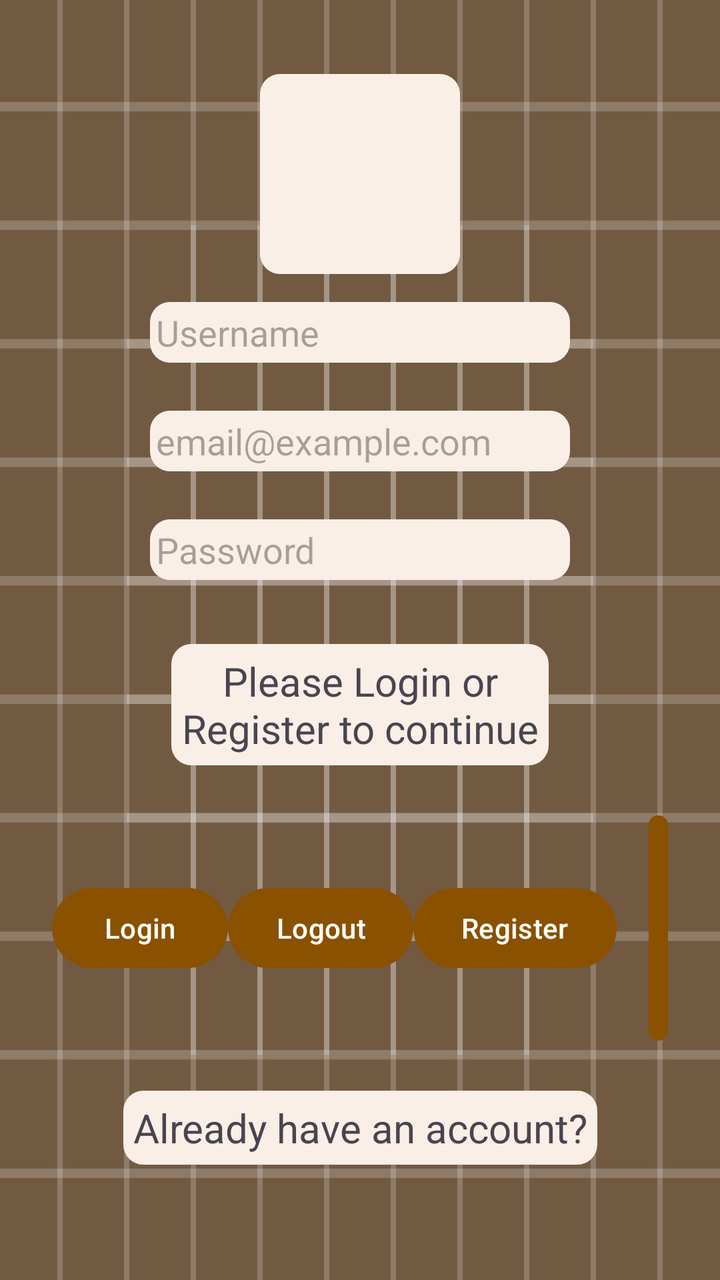
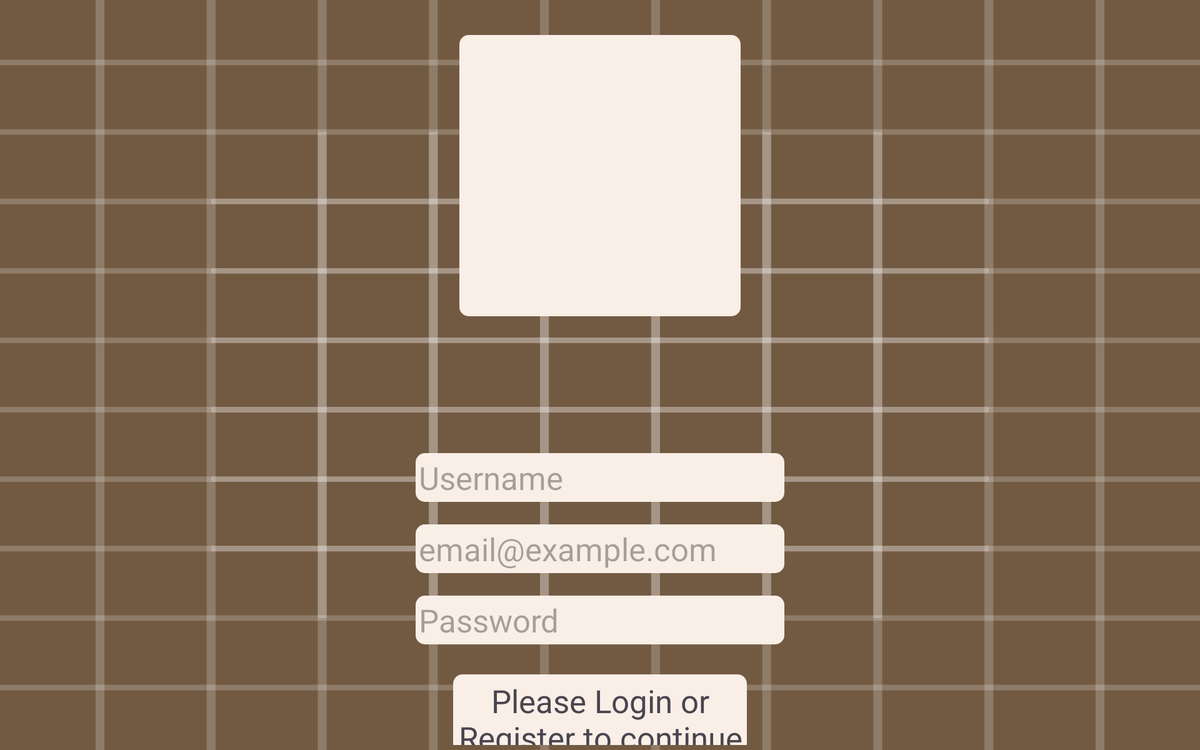

One screen, two layout resources from the same app: the default and the repository's alternative for another configuration. Each is rendered where Android would select it; the XML of both is given below.
<!-- AndroidManifest.xml: application theme AppTheme -->
<!-- res/layout/fragment_logon.xml -->
<?xml version="1.0" encoding="utf-8"?>
<androidx.constraintlayout.widget.ConstraintLayout xmlns:android="http://schemas.android.com/apk/res/android"
    xmlns:app="http://schemas.android.com/apk/res-auto"
    xmlns:tools="http://schemas.android.com/tools"
    android:layout_width="match_parent"
    android:layout_height="match_parent"
    android:background="@drawable/questionbackground"
    android:padding="5dp"
    tools:context=".LogonFragment">

    <ImageView
        android:id="@+id/imageView"
        android:layout_width="100dp"
        android:layout_height="100dp"
        android:layout_marginTop="32dp"
        android:background="@drawable/rounded_corners"

        android:foreground="@drawable/logo"
        android:visibility="visible"
        app:layout_constraintEnd_toEndOf="parent"
        app:layout_constraintStart_toStartOf="parent"
        app:layout_constraintTop_toTopOf="parent"
        tools:ignore="ContentDescription" />

    <EditText
        android:id="@+id/usernameEditText"
        android:layout_width="wrap_content"
        android:layout_height="wrap_content"
        android:layout_marginTop="146dp"
        android:background="@drawable/rounded_corners"
        android:ems="10"
        android:hint="@string/username"
        android:inputType="text"
        android:padding="3dp"
        app:layout_constraintEnd_toEndOf="parent"
        app:layout_constraintStart_toStartOf="parent"
        app:layout_constraintTop_toTopOf="parent"
        tools:ignore="Autofill" />

    <EditText
        android:id="@+id/emailEditText"
        android:layout_width="wrap_content"
        android:layout_height="wrap_content"
        android:layout_marginTop="24dp"
        android:background="@drawable/rounded_corners"
        android:ems="10"
        android:hint="@string/email_example_com"
        android:inputType="textEmailAddress"
        android:padding="3dp"
        app:layout_constraintEnd_toEndOf="parent"
        app:layout_constraintStart_toStartOf="parent"
        app:layout_constraintTop_toBottomOf="@+id/usernameEditText"
        tools:ignore="Autofill" />

    <EditText
        android:id="@+id/passwordEditText"
        android:layout_width="wrap_content"
        android:layout_height="wrap_content"
        android:layout_marginTop="24dp"
        android:background="@drawable/rounded_corners"
        android:ems="10"
        android:hint="@string/password"
        android:inputType="textPassword"
        android:padding="3dp"
        app:layout_constraintEnd_toEndOf="parent"
        app:layout_constraintStart_toStartOf="parent"
        app:layout_constraintTop_toBottomOf="@+id/emailEditText"
        tools:ignore="Autofill" />

    <TextView
        android:id="@+id/loginOrRegisterTextView"
        android:layout_width="wrap_content"
        android:layout_height="wrap_content"
        android:layout_marginTop="32dp"
        android:background="@drawable/rounded_corners"
        android:padding="5dp"
        android:text="@string/please_login_to_continue"
        android:textAlignment="center"
        android:textSize="20sp"
        app:layout_constraintEnd_toEndOf="parent"
        app:layout_constraintStart_toStartOf="parent"
        app:layout_constraintTop_toBottomOf="@+id/passwordEditText" />

    <LinearLayout
        android:id="@+id/constraintLayout2"
        android:layout_width="match_parent"
        android:layout_height="wrap_content"
        android:layout_marginStart="16dp"
        android:layout_marginTop="16dp"
        android:layout_marginEnd="16dp"
        android:gravity="center"
        android:padding="5dp"
        app:layout_constraintEnd_toEndOf="parent"
        app:layout_constraintStart_toStartOf="parent"
        app:layout_constraintTop_toBottomOf="@+id/loginOrRegisterTextView">

        <Button
            android:id="@+id/loginButton"
            android:layout_width="wrap_content"
            android:layout_height="wrap_content"
            android:text="@string/login_button" />

        <Button
            android:id="@+id/logoutButton"
            android:layout_width="wrap_content"
            android:layout_height="wrap_content"
            android:text="@string/logout" />

        <Button
            android:id="@+id/createAccountButton"
            android:layout_width="wrap_content"
            android:layout_height="wrap_content"
            android:text="@string/new_button" />

        <Button
            android:id="@+id/forgotPasswordbutton"
            android:layout_width="wrap_content"
            android:layout_height="wrap_content"
            android:layout_marginStart="16dp"
            android:text="Forgot" />

    </LinearLayout>

    <ImageButton
        android:id="@+id/showHideButton"
        android:layout_width="wrap_content"
        android:layout_height="wrap_content"
        android:alpha="1"
        android:background="@android:color/transparent"
        android:src="@drawable/ic_password_hidden"
        android:tag="hidden"
        app:layout_constraintBottom_toBottomOf="@+id/passwordEditText"
        app:layout_constraintEnd_toEndOf="@+id/passwordEditText"
        app:layout_constraintTop_toTopOf="@+id/passwordEditText"
        tools:ignore="ContentDescription" />

    <TextView
        android:id="@+id/haveAccountTextView"
        android:layout_width="wrap_content"
        android:layout_height="wrap_content"
        android:layout_marginTop="16dp"
        android:background="@drawable/rounded_corners"
        android:padding="5dp"
        android:text="@string/have_an_account"
        android:textSize="20sp"
        app:layout_constraintEnd_toEndOf="parent"
        app:layout_constraintStart_toStartOf="parent"
        app:layout_constraintTop_toBottomOf="@+id/constraintLayout2" />

</androidx.constraintlayout.widget.ConstraintLayout>
<!-- resources referenced by this layout -->
<resources>
  <!-- drawable rounded_corners (drawable) -->
  <?xml version="1.0" encoding="utf-8"?>
  <shape xmlns:android="http://schemas.android.com/apk/res/android" android:shape="rectangle">
      <solid  android:color="@color/md_theme_light_inverseOnSurface"/>
  
      <corners android:radius="10dp"/>
  </shape>
  <string name="email_example_com">email@example.com</string>
  <string name="have_an_account">Already have an account?</string>
  <string name="login_button">Login</string>
  <string name="logout">Logout</string>
  <string name="new_button">Register</string>
  <string name="password">Password</string>
  <string name="please_login_to_continue">Please Login or\nRegister to continue</string>
  <string name="username">Username</string>
  <color name="md_theme_light_inverseOnSurface">#FAEFE7</color>
  <color name="md_theme_light_primary">#895100</color>
  <color name="md_theme_light_onPrimary">#FFFFFF</color>
  <color name="md_theme_light_primaryContainer">#FFDCBD</color>
  <color name="md_theme_light_onPrimaryContainer">#2C1600</color>
  <color name="md_theme_light_secondary">#725A42</color>
  <color name="md_theme_light_onSecondary">#FFFFFF</color>
  <color name="md_theme_light_secondaryContainer">#FEDDBE</color>
  <color name="md_theme_light_onSecondaryContainer">#291806</color>
  <color name="md_theme_light_tertiary">#57633B</color>
  <color name="md_theme_light_onTertiary">#FFFFFF</color>
  <color name="md_theme_light_tertiaryContainer">#DBE8B5</color>
  <color name="md_theme_light_onTertiaryContainer">#151F01</color>
  <color name="md_theme_light_error">#BA1A1A</color>
  <color name="md_theme_light_errorContainer">#FFDAD6</color>
  <color name="md_theme_light_onError">#FFFFFF</color>
  <color name="md_theme_light_onErrorContainer">#410002</color>
  <color name="md_theme_light_background">#FFFBFF</color>
  <color name="md_theme_light_onBackground">#201B16</color>
  <color name="md_theme_light_surface">#FFF8F4</color>
  <color name="md_theme_light_onSurface">#201B16</color>
  <color name="md_theme_light_surfaceVariant">#F2DFD0</color>
  <color name="md_theme_light_onSurfaceVariant">#50453A</color>
  <color name="md_theme_light_outline">#837568</color>
  <color name="md_theme_light_inverseSurface">#352F2B</color>
  <color name="md_theme_light_inversePrimary">#FFB86C</color>
</resources>
<!-- res/layout-sw800dp/fragment_logon.xml (the repository's variant of the layout above) -->
<!-- drawn on a large tablet held sideways -->
<?xml version="1.0" encoding="utf-8"?>
<androidx.constraintlayout.widget.ConstraintLayout xmlns:android="http://schemas.android.com/apk/res/android"
    xmlns:app="http://schemas.android.com/apk/res-auto"
    xmlns:tools="http://schemas.android.com/tools"
    android:layout_width="match_parent"
    android:layout_height="match_parent"
    android:background="@drawable/questionbackground"
    android:padding="5dp"
    tools:context=".LogonFragment">

    <ImageView
        android:id="@+id/imageView"
        android:layout_width="300dp"
        android:layout_height="300dp"
        android:layout_marginTop="32dp"
        android:background="@drawable/rounded_corners"

        android:foreground="@drawable/logo"
        android:visibility="visible"
        app:layout_constraintEnd_toEndOf="parent"
        app:layout_constraintStart_toStartOf="parent"
        app:layout_constraintTop_toTopOf="parent"
        tools:ignore="ContentDescription" />

    <EditText
        android:id="@+id/usernameEditText"
        android:layout_width="wrap_content"
        android:layout_height="wrap_content"
        android:layout_marginTop="146dp"
        android:background="@drawable/rounded_corners"
        android:ems="10"
        android:hint="@string/username"
        android:inputType="text"
        android:padding="3dp"
        android:textSize="34sp"
        app:layout_constraintEnd_toEndOf="parent"
        app:layout_constraintStart_toStartOf="parent"
        app:layout_constraintTop_toBottomOf="@+id/imageView"
        tools:ignore="Autofill" />

    <EditText
        android:id="@+id/emailEditText"
        android:layout_width="wrap_content"
        android:layout_height="wrap_content"
        android:layout_marginTop="24dp"
        android:background="@drawable/rounded_corners"
        android:ems="10"
        android:hint="@string/email_example_com"
        android:inputType="textEmailAddress"
        android:padding="3dp"
        android:textSize="34sp"
        app:layout_constraintEnd_toEndOf="parent"
        app:layout_constraintStart_toStartOf="parent"
        app:layout_constraintTop_toBottomOf="@+id/usernameEditText"
        tools:ignore="Autofill" />

    <EditText
        android:id="@+id/passwordEditText"
        android:layout_width="wrap_content"
        android:layout_height="wrap_content"
        android:layout_marginTop="24dp"
        android:background="@drawable/rounded_corners"
        android:ems="10"
        android:hint="@string/password"
        android:inputType="textPassword"
        android:padding="3dp"
        android:textSize="34sp"
        app:layout_constraintEnd_toEndOf="parent"
        app:layout_constraintStart_toStartOf="parent"
        app:layout_constraintTop_toBottomOf="@+id/emailEditText"
        tools:ignore="Autofill" />

    <TextView
        android:id="@+id/loginOrRegisterTextView"
        android:layout_width="wrap_content"
        android:layout_height="wrap_content"
        android:layout_marginTop="32dp"
        android:background="@drawable/rounded_corners"
        android:padding="5dp"
        android:text="@string/please_login_to_continue"
        android:textAlignment="center"
        android:textSize="34sp"
        app:layout_constraintEnd_toEndOf="parent"
        app:layout_constraintStart_toStartOf="parent"
        app:layout_constraintTop_toBottomOf="@+id/passwordEditText" />

    <LinearLayout
        android:id="@+id/constraintLayout2"
        android:layout_width="match_parent"
        android:layout_height="wrap_content"
        android:layout_marginStart="16dp"
        android:layout_marginTop="16dp"
        android:layout_marginEnd="16dp"
        android:gravity="center"
        android:padding="5dp"
        app:layout_constraintEnd_toEndOf="parent"
        app:layout_constraintStart_toStartOf="parent"
        app:layout_constraintTop_toBottomOf="@+id/loginOrRegisterTextView">

        <Button
            android:id="@+id/loginButton"
            android:layout_width="wrap_content"
            android:layout_height="wrap_content"
            android:paddingLeft="32dp"
            android:paddingTop="16dp"
            android:paddingRight="32dp"
            android:paddingBottom="16dp"
            android:text="@string/login_button"
            android:textSize="34sp" />

        <Button
            android:id="@+id/logoutButton"
            android:layout_width="wrap_content"
            android:layout_height="wrap_content"
            android:paddingLeft="32dp"
            android:paddingTop="16dp"
            android:paddingRight="32dp"
            android:paddingBottom="16dp"
            android:text="@string/logout"
            android:textSize="34sp" />

        <Button
            android:id="@+id/createAccountButton"
            android:layout_width="wrap_content"
            android:layout_height="wrap_content"
            android:paddingLeft="32dp"
            android:paddingTop="16dp"
            android:paddingRight="32dp"
            android:paddingBottom="16dp"
            android:text="@string/new_button"
            android:textSize="34sp" />

        <Button
            android:id="@+id/forgotPasswordbutton"
            android:layout_width="wrap_content"
            android:layout_height="wrap_content"
            android:layout_marginStart="16dp"
            android:paddingLeft="32dp"
            android:paddingTop="16dp"
            android:paddingRight="32dp"
            android:paddingBottom="16dp"
            android:text="Forgot"
            android:textSize="34sp" />

    </LinearLayout>

    <ImageButton
        android:id="@+id/showHideButton"
        android:layout_width="wrap_content"
        android:layout_height="wrap_content"
        android:alpha="1"
        android:background="@android:color/transparent"
        android:src="@drawable/ic_password_hidden"
        android:tag="hidden"
        app:layout_constraintBottom_toBottomOf="@+id/passwordEditText"
        app:layout_constraintEnd_toEndOf="@+id/passwordEditText"
        app:layout_constraintTop_toTopOf="@+id/passwordEditText"
        tools:ignore="ContentDescription" />

    <TextView
        android:id="@+id/haveAccountTextView"
        android:layout_width="wrap_content"
        android:layout_height="wrap_content"
        android:layout_marginTop="16dp"
        android:background="@drawable/rounded_corners"
        android:padding="5dp"
        android:text="@string/have_an_account"
        android:textSize="34sp"
        app:layout_constraintEnd_toEndOf="parent"
        app:layout_constraintStart_toStartOf="parent"
        app:layout_constraintTop_toBottomOf="@+id/constraintLayout2" />

</androidx.constraintlayout.widget.ConstraintLayout>
